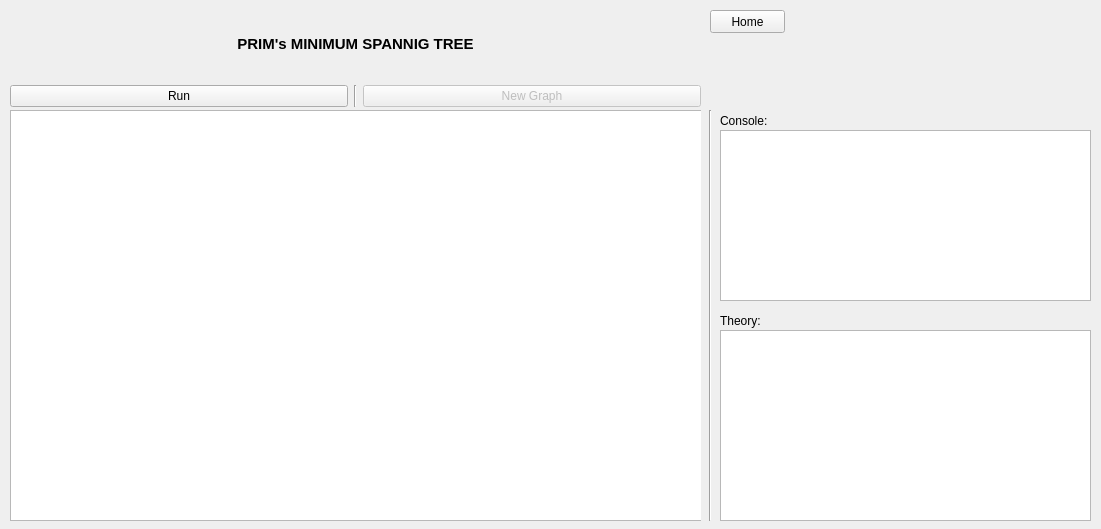
<?xml version="1.0" encoding="UTF-8"?>
<ui version="4.0">
 <class>PrimViewClass</class>
 <widget class="QWidget" name="PrimViewClass">
  <property name="geometry">
   <rect>
    <x>0</x>
    <y>0</y>
    <width>1101</width>
    <height>529</height>
   </rect>
  </property>
  <property name="windowTitle">
   <string>Form</string>
  </property>
  <widget class="QLabel" name="primInfoConsoleLabel">
   <property name="geometry">
    <rect>
     <x>720</x>
     <y>310</y>
     <width>47</width>
     <height>21</height>
    </rect>
   </property>
   <property name="text">
    <string>Theory:</string>
   </property>
  </widget>
  <widget class="QLabel" name="primConsoleLabel">
   <property name="geometry">
    <rect>
     <x>720</x>
     <y>110</y>
     <width>47</width>
     <height>21</height>
    </rect>
   </property>
   <property name="text">
    <string>Console:</string>
   </property>
  </widget>
  <widget class="QPlainTextEdit" name="primInfoPlainTextEdit">
   <property name="geometry">
    <rect>
     <x>720</x>
     <y>330</y>
     <width>371</width>
     <height>191</height>
    </rect>
   </property>
   <property name="readOnly">
    <bool>true</bool>
   </property>
  </widget>
  <widget class="QWidget" name="primAnimAreaPane" native="true">
   <property name="geometry">
    <rect>
     <x>10</x>
     <y>110</y>
     <width>691</width>
     <height>411</height>
    </rect>
   </property>
   <widget class="QGraphicsView" name="primAnimArea">
    <property name="geometry">
     <rect>
      <x>0</x>
      <y>0</y>
      <width>701</width>
      <height>411</height>
     </rect>
    </property>
   </widget>
  </widget>
  <widget class="Line" name="primAnimTextAreaSeparator">
   <property name="geometry">
    <rect>
     <x>695</x>
     <y>110</y>
     <width>31</width>
     <height>411</height>
    </rect>
   </property>
   <property name="orientation">
    <enum>Qt::Vertical</enum>
   </property>
  </widget>
  <widget class="QPlainTextEdit" name="primPlainTextEdit">
   <property name="geometry">
    <rect>
     <x>720</x>
     <y>130</y>
     <width>371</width>
     <height>171</height>
    </rect>
   </property>
   <property name="readOnly">
    <bool>true</bool>
   </property>
  </widget>
  <widget class="QWidget" name="layoutWidget">
   <property name="geometry">
    <rect>
     <x>10</x>
     <y>10</y>
     <width>691</width>
     <height>97</height>
    </rect>
   </property>
   <layout class="QVBoxLayout" name="primHeaderAndControlPane">
    <item>
     <widget class="QLabel" name="primHeaderLabel">
      <property name="layoutDirection">
       <enum>Qt::RightToLeft</enum>
      </property>
      <property name="text">
       <string>&lt;html&gt;&lt;head/&gt;&lt;body&gt;&lt;p&gt;&lt;span style=&quot; font-size:11pt; font-weight:600;&quot;&gt;PRIM's MINIMUM SPANNIG TREE&lt;/span&gt;&lt;/p&gt;&lt;/body&gt;&lt;/html&gt;</string>
      </property>
      <property name="alignment">
       <set>Qt::AlignCenter</set>
      </property>
     </widget>
    </item>
    <item>
     <layout class="QHBoxLayout" name="primControlPane">
      <item>
       <widget class="QPushButton" name="primInsertBtn">
        <property name="text">
         <string>Run</string>
        </property>
       </widget>
      </item>
      <item>
       <widget class="Line" name="primInsertNewGraphSepLine">
        <property name="orientation">
         <enum>Qt::Vertical</enum>
        </property>
       </widget>
      </item>
      <item>
       <widget class="QPushButton" name="primNewGraphBtn">
        <property name="enabled">
         <bool>false</bool>
        </property>
        <property name="text">
         <string>New Graph</string>
        </property>
       </widget>
      </item>
     </layout>
    </item>
   </layout>
  </widget>
  <widget class="QPushButton" name="primHomeBtn">
   <property name="geometry">
    <rect>
     <x>710</x>
     <y>10</y>
     <width>75</width>
     <height>23</height>
    </rect>
   </property>
   <property name="text">
    <string>Home</string>
   </property>
  </widget>
 </widget>
 <resources/>
 <connections/>
</ui>
